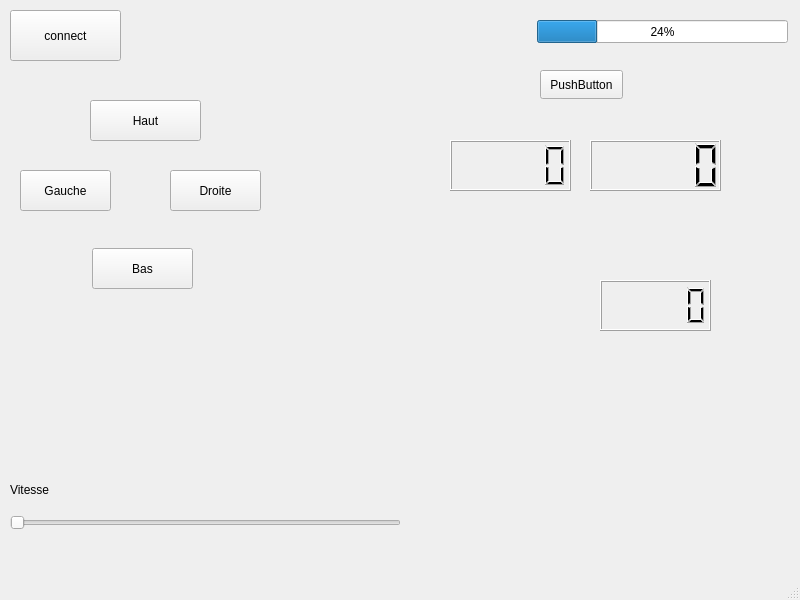
<?xml version="1.0" encoding="UTF-8"?>
<ui version="4.0">
 <class>MainWindow</class>
 <widget class="QMainWindow" name="MainWindow">
  <property name="geometry">
   <rect>
    <x>0</x>
    <y>0</y>
    <width>800</width>
    <height>600</height>
   </rect>
  </property>
  <property name="windowTitle">
   <string>MainWindow</string>
  </property>
  <widget class="QWidget" name="centralwidget">
   <widget class="QPushButton" name="pushButton">
    <property name="geometry">
     <rect>
      <x>10</x>
      <y>10</y>
      <width>111</width>
      <height>51</height>
     </rect>
    </property>
    <property name="text">
     <string>connect</string>
    </property>
   </widget>
   <widget class="QWidget" name="widgetMouvement" native="true">
    <property name="geometry">
     <rect>
      <x>10</x>
      <y>70</y>
      <width>271</width>
      <height>251</height>
     </rect>
    </property>
    <widget class="QPushButton" name="buttonHaut">
     <property name="geometry">
      <rect>
       <x>80</x>
       <y>30</y>
       <width>111</width>
       <height>41</height>
      </rect>
     </property>
     <property name="text">
      <string>Haut</string>
     </property>
    </widget>
    <widget class="QPushButton" name="buttonBas">
     <property name="geometry">
      <rect>
       <x>82</x>
       <y>178</y>
       <width>101</width>
       <height>41</height>
      </rect>
     </property>
     <property name="text">
      <string>Bas</string>
     </property>
    </widget>
    <widget class="QPushButton" name="buttonGauche">
     <property name="geometry">
      <rect>
       <x>10</x>
       <y>100</y>
       <width>91</width>
       <height>41</height>
      </rect>
     </property>
     <property name="text">
      <string>Gauche</string>
     </property>
    </widget>
    <widget class="QPushButton" name="buttonDroite">
     <property name="geometry">
      <rect>
       <x>160</x>
       <y>100</y>
       <width>91</width>
       <height>41</height>
      </rect>
     </property>
     <property name="text">
      <string>Droite</string>
     </property>
    </widget>
   </widget>
   <widget class="QProgressBar" name="barreBatterie">
    <property name="geometry">
     <rect>
      <x>537</x>
      <y>20</y>
      <width>251</width>
      <height>23</height>
     </rect>
    </property>
    <property name="value">
     <number>24</number>
    </property>
   </widget>
   <widget class="QPushButton" name="boutonBatterie">
    <property name="geometry">
     <rect>
      <x>540</x>
      <y>70</y>
      <width>83</width>
      <height>29</height>
     </rect>
    </property>
    <property name="text">
     <string>PushButton</string>
    </property>
   </widget>
   <widget class="QLCDNumber" name="speedLeft">
    <property name="geometry">
     <rect>
      <x>450</x>
      <y>140</y>
      <width>121</width>
      <height>51</height>
     </rect>
    </property>
   </widget>
   <widget class="QLCDNumber" name="speedRight">
    <property name="geometry">
     <rect>
      <x>590</x>
      <y>140</y>
      <width>131</width>
      <height>51</height>
     </rect>
    </property>
   </widget>
   <widget class="QSlider" name="speedSlider">
    <property name="geometry">
     <rect>
      <x>10</x>
      <y>507</y>
      <width>391</width>
      <height>31</height>
     </rect>
    </property>
    <property name="maximum">
     <number>120</number>
    </property>
    <property name="orientation">
     <enum>Qt::Horizontal</enum>
    </property>
   </widget>
   <widget class="QLabel" name="labelSpeed">
    <property name="geometry">
     <rect>
      <x>10</x>
      <y>480</y>
      <width>61</width>
      <height>20</height>
     </rect>
    </property>
    <property name="text">
     <string>Vitesse</string>
    </property>
   </widget>
   <widget class="QLCDNumber" name="lcdSpeed">
    <property name="geometry">
     <rect>
      <x>600</x>
      <y>280</y>
      <width>111</width>
      <height>51</height>
     </rect>
    </property>
   </widget>
  </widget>
  <widget class="QMenuBar" name="menubar">
   <property name="geometry">
    <rect>
     <x>0</x>
     <y>0</y>
     <width>800</width>
     <height>25</height>
    </rect>
   </property>
  </widget>
  <widget class="QStatusBar" name="statusbar"/>
 </widget>
 <resources/>
 <connections/>
</ui>
